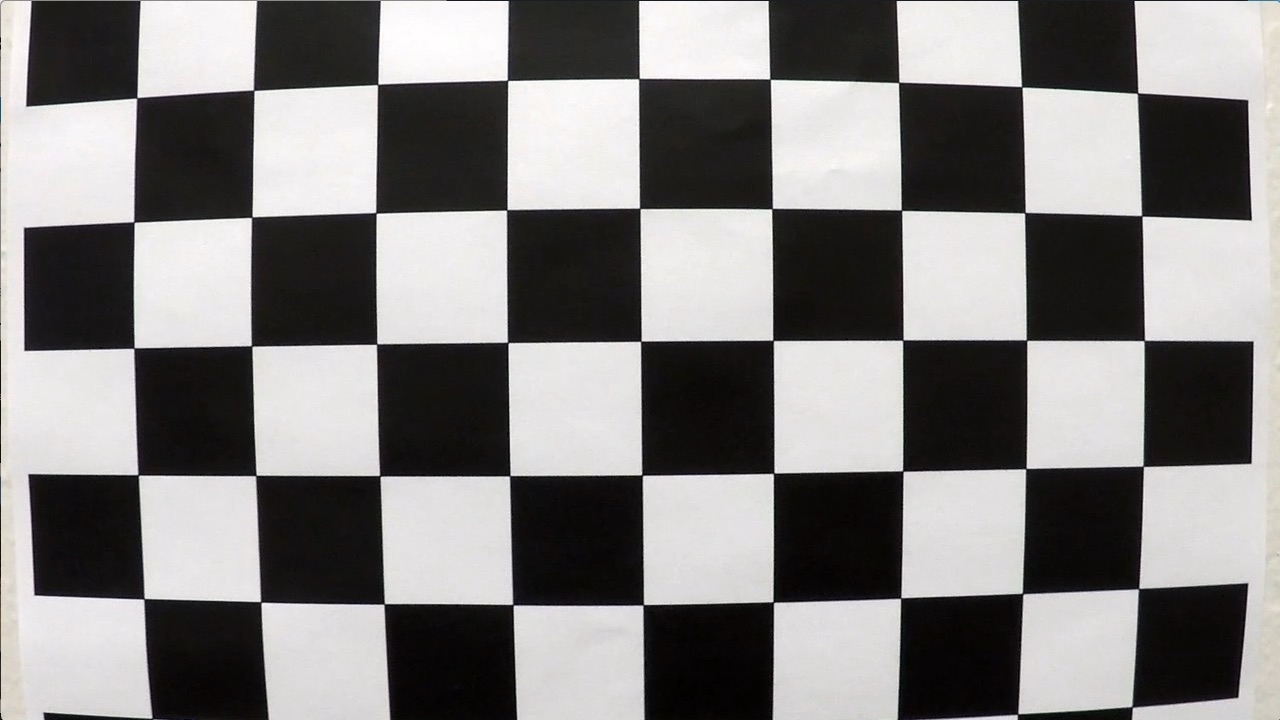
#> input picture lane_detection/camera_cal/calibration1.jpg, 1280 x 720 px
$ python -i lane.py   (imports and definitions only)   (older library calls are emulated)
#> lines starting #> are read from the running program, lines starting #| are printed output that depends on the picture; after the words box and inside, x2 and y2 are one past the last pixel; in counts of white or black regions, pixels touching at a corner belong together
### lane_detection/calibration.py
"""calibration.py: Calibration the cameras and save the calibration results."""

__author__ = "Junsheng Fu"
__email__ = "junsheng.fu@yahoo.com"
__date__ = "March 2017"

import numpy as np
import cv2
import glob
import pickle
import matplotlib.pyplot as plt
from os import path


# [53 lines left out: function calibrate_camera, not called in this run]


def load_calibration(calib_file):
    """

    :param calib_file:
    :return: mtx and dist
    """
#> called with calib_file = 'camera_cal/calibration_pickle.p'
    with open(calib_file, 'rb') as file:
        # print('load calibration data')
#> (reads lane_detection/camera_cal/calibration_pickle.p from the repository)
        data= pickle.load(file)
        mtx = data['mtx']       # calibration matrix
        dist = data['dist']     # distortion coefficients

    return mtx, dist


# [28 lines left out: function undistort_image, not called in this run]


# [7 lines that do not run on import are left out]

### lane_detection/lane.py
"""Departure Warning System with a Monocular Camera"""

__author__ = "Junsheng Fu"
__email__ = "junsheng.fu@yahoo.com"
__date__ = "March 2017"


import numpy as np
import cv2
import matplotlib.pyplot as plt
from timeit import default_timer as timer
from calibration import load_calibration
from copy import copy


class Lane():
    def __init__(self):
        # was the line detected in the last frame or not
        self.detected = False
        #x values for detected line pixels
        self.cur_fitx = None
        #y values for detected line pixels
        self.cur_fity = None
        # x values of the last N fits of the line
        self.prev_fitx = []
        #polynomial coefficients for the most recent fit
        self.current_poly = [np.array([False])]
        #best polynomial coefficients for the last iteration
        self.prev_poly = [np.array([False])]

    def average_pre_lanes(self):
        tmp = copy(self.prev_fitx)
        tmp.append(self.cur_fitx)
        self.mean_fitx = np.mean(tmp, axis=0)

    def append_fitx(self):
        if len(self.prev_fitx) == N:
            self.prev_fitx.pop(0)
        self.prev_fitx.append(self.mean_fitx)

    def process(self, ploty):
        self.cur_fity = ploty
        self.average_pre_lanes()
        self.append_fitx()
        self.prev_poly = self.current_poly


left_lane = Lane()
right_lane = Lane()
frame_width = 1280
frame_height = 720

LANEWIDTH = 3.7  # highway lane width in US: 3.7 meters
input_scale = 4
output_frame_scale = 4
N = 4 # buffer previous N lines

# fullsize:1280x720
x = [194, 1117, 705, 575]
y = [719, 719, 461, 461]
X = [290, 990, 990, 290]
Y = [719, 719, 0, 0]

src = np.floor(np.float32([[x[0], y[0]], [x[1], y[1]],[x[2], y[2]], [x[3], y[3]]]) / input_scale)
dst = np.floor(np.float32([[X[0], Y[0]], [X[1], Y[1]],[X[2], Y[2]], [X[3], Y[3]]]) / input_scale)

M = cv2.getPerspectiveTransform(src, dst)
M_inv = cv2.getPerspectiveTransform(dst, src)

# Only for creating the final video visualization
X_b = [574, 706, 706, 574]
Y_b = [719, 719, 0, 0]
src_ = np.floor(np.float32([[x[0], y[0]], [x[1], y[1]],[x[2], y[2]], [x[3], y[3]]]) / (input_scale*2))
dst_ = np.floor(np.float32([[X_b[0], Y_b[0]], [X_b[1], Y_b[1]],[X_b[2], Y_b[2]], [X_b[3], Y_b[3]]]) / (input_scale*2))
M_b = cv2.getPerspectiveTransform(src_, dst_)
# Only for creating the final video visualization

# Threshold for color and gradient thresholding
s_thresh, sx_thresh, dir_thresh, m_thresh, r_thresh = (120, 255), (20, 100), (0.7, 1.3), (30, 100), (200, 255)

# load the calibration
calib_file = 'camera_cal/calibration_pickle.p'
mtx, dist = load_calibration(calib_file)


# [124 lines left out: functions abs_sobel_thresh, mag_thresh, dir_threshold, gradient_pipeline, threshold_col_channel, find_edges, not called in this run]


def warper(img, M):

    # Compute and apply perspective transform
    img_size = (img.shape[1], img.shape[0])
    warped = cv2.warpPerspective(img, M, img_size, flags=cv2.INTER_NEAREST)  # keep same size as input image

    return warped


## fit the lane line
def full_search(binary_warped, visualization=False):

    histogram = np.sum(binary_warped[binary_warped.shape[0]//2:,:], axis=0)
    # Create an output image to draw on and  visualize the result
    out_img = np.dstack((binary_warped, binary_warped, binary_warped))*255
    out_img = out_img.astype('uint8')

    # Find the peak of the left and right halves of the histogram
    # These will be the starting point for the left and right lines
    midpoint = np.int(histogram.shape[0]/2)
    leftx_base = np.argmax(histogram[:midpoint])
    rightx_base = np.argmax(histogram[midpoint:]) + midpoint

    # Choose the number of sliding windows
    nwindows = 9
    # Set height of windows
    window_height = np.int(binary_warped.shape[0]/nwindows)
    # Identify the x and y positions of all nonzero pixels in the image
    nonzero = binary_warped.nonzero()

    nonzeroy = np.array(nonzero[0])
    nonzerox = np.array(nonzero[1])
    # Current positions to be updated for each window
    leftx_current = leftx_base
    rightx_current = rightx_base
    # Set the width of the windows +/- margin
    margin = np.floor(100/input_scale)
    # Set minimum number of pixels found to recenter window
    minpix = np.floor(50/input_scale)
    # Create empty lists to receive left and right lane pixel indices
    left_lane_inds = []
    right_lane_inds = []

    # Step through the windows one by one
    for window in range(nwindows):
        # Identify window boundaries in x and y (and right and left)
        win_y_low = binary_warped.shape[0] - (window+1)*window_height
        win_y_high = binary_warped.shape[0] - window*window_height
        win_xleft_low = leftx_current - margin
        win_xleft_high = leftx_current + margin
        win_xright_low = rightx_current - margin
        win_xright_high = rightx_current + margin
        # Draw the windows on the visualization image
        if visualization:
            cv2.rectangle(out_img,(int(win_xleft_low),int(win_y_low)),(int(win_xleft_high),int(win_y_high)),(0,255,0), 2)
            cv2.rectangle(out_img,(int(win_xright_low),int(win_y_low)),(int(win_xright_high),int(win_y_high)),(0,255,0), 2)

        # Identify the nonzero pixels in x and y within the window
        good_left_inds = ((nonzeroy >= win_y_low) & (nonzeroy < win_y_high) & (nonzerox >= win_xleft_low) & (nonzerox < win_xleft_high)).nonzero()[0]
        good_right_inds = ((nonzeroy >= win_y_low) & (nonzeroy < win_y_high) & (nonzerox >= win_xright_low) & (nonzerox < win_xright_high)).nonzero()[0]
        # Append these indices to the lists
        left_lane_inds.append(good_left_inds)
        right_lane_inds.append(good_right_inds)
        # If you found > minpix pixels, recenter next window on their mean position
        if len(good_left_inds) > minpix:
            leftx_current = np.int(np.mean(nonzerox[good_left_inds]))
        if len(good_right_inds) > minpix:
            rightx_current = np.int(np.mean(nonzerox[good_right_inds]))

    # Concatenate the arrays of indices
    left_lane_inds = np.concatenate(left_lane_inds)
    right_lane_inds = np.concatenate(right_lane_inds)

    # Extract left and right line pixel positions
    leftx = nonzerox[left_lane_inds]
    lefty = nonzeroy[left_lane_inds]
    rightx = nonzerox[right_lane_inds]
    righty = nonzeroy[right_lane_inds]

    # Fit a second order polynomial to each
    left_fit = np.polyfit(lefty, leftx, 2)
    right_fit = np.polyfit(righty, rightx, 2)
    # Visualization

    # Generate x and y values for plotting
    if visualization:
        ploty = np.linspace(0, binary_warped.shape[0]-1, binary_warped.shape[0])
        left_fitx = left_fit[0]*ploty**2 + left_fit[1]*ploty + left_fit[2]
        right_fitx = right_fit[0]*ploty**2 + right_fit[1]*ploty + right_fit[2]
        cv2.circle(out_img, (int(left_fitx[binary_warped.shape[0]-1]),binary_warped.shape[0]-1), 10, (255,255,255), 2)
        cv2.circle(out_img, (int(right_fitx[binary_warped.shape[0]-1]),binary_warped.shape[0]-1), 10, (255,255,255), 2)
        cv2.circle(out_img, (int(left_fitx[0]),0), 10, (255,255,255), 2)
        cv2.circle(out_img, (int(right_fitx[0]),0), 10, (255,255,255), 2)

        out_img[nonzeroy[left_lane_inds], nonzerox[left_lane_inds]] = [255, 0, 0]
        out_img[nonzeroy[right_lane_inds], nonzerox[right_lane_inds]] = [0, 0, 255]

        cv2.imshow("", out_img)
        cv2.waitKey(1)
        # [8 lines of commented-out code are left out]

    return left_fit, right_fit


# [57 lines left out: function window_search, not called in this run]


def measure_lane_curvature(ploty, leftx, rightx, visualization=False):

    leftx = leftx[::-1]  # Reverse to match top-to-bottom in y
    rightx = rightx[::-1]  # Reverse to match top-to-bottom in y

     # choose the maximum y-value, corresponding to the bottom of the image
    y_eval = np.max(ploty)

    # Define conversions in x and y from pixels space to meters
    ym_per_pix = 30/(frame_height/input_scale) # meters per pixel in y dimension
    xm_per_pix = LANEWIDTH/(700/input_scale) # meters per pixel in x dimension

    # Fit new polynomials to x,y in world space
    left_fit_cr = np.polyfit(ploty*ym_per_pix, leftx*xm_per_pix, 2)
    right_fit_cr = np.polyfit(ploty*ym_per_pix, rightx*xm_per_pix, 2)
    # Calculate the new radii of curvature
    left_curverad = ((1 + (2*left_fit_cr[0]*y_eval*ym_per_pix + left_fit_cr[1])**2)**1.5) / np.absolute(2*left_fit_cr[0])
    right_curverad = ((1 + (2*right_fit_cr[0]*y_eval*ym_per_pix + right_fit_cr[1])**2)**1.5) / np.absolute(2*right_fit_cr[0])
    # Now our radius of curvature is in meters
    # print(left_curverad, 'm', right_curverad, 'm')

    if leftx[0] - leftx[-1] > 50/input_scale:
        curve_direction = 'Left curve'
    elif leftx[-1] - leftx[0] > 50/input_scale:
        curve_direction = 'Right curve'
    else:
        curve_direction = 'Straight'

    return (left_curverad+right_curverad)/2.0, curve_direction


def off_center(left, mid, right):
    """

    :param left: left lane position
    :param mid:  car position
    :param right: right lane position
    :return: True or False, indicator of off center driving
    """
    a = mid - left
    b = right - mid
    width = right - left

    if a >= b:  # driving right off plus
        offset = a / width * LANEWIDTH - LANEWIDTH /2.0
    else:       # driving left off minus
        offset = LANEWIDTH /2.0 - b / width * LANEWIDTH

    return offset


def compute_car_offcenter(ploty, left_fitx, right_fitx, undist):

    # Create an image to draw the lines on
    height = undist.shape[0]
    width = undist.shape[1]

    # Recast the x and y points into usable format for cv2.fillPoly()
    pts_left = np.array([np.transpose(np.vstack([left_fitx, ploty]))])
    pts_right = np.array([np.flipud(np.transpose(np.vstack([right_fitx, ploty])))])
    pts = np.hstack((pts_left, pts_right))

    bottom_l = left_fitx[height-1] #为什么左边用最底的，右边用最上的？
    bottom_r = right_fitx[0]

    offcenter = off_center(bottom_l, width/2.0, bottom_r)

    return offcenter, pts


def create_output_frame(offcenter, pts, undist_ori, fps, curvature, curve_direction, binary_sub, threshold=0.6):
    """

    :param offcenter:
    :param pts:
    :param undist_ori:
    :param fps:
    :param threshold:
    :return:
    """

    undist_ori = cv2.resize(undist_ori, (0,0), fx=1/output_frame_scale, fy=1/output_frame_scale)
    w = undist_ori.shape[1]
    h = undist_ori.shape[0]

    undist_birdview = warper(cv2.resize(undist_ori, (0,0), fx=1/2, fy=1/2), M_b)

    color_warp = np.zeros_like(undist_ori).astype(np.uint8)

    # create a frame to hold every image
    whole_frame = np.zeros((int(h*2.5),int(w*2.34), 3), dtype=np.uint8)


    if abs(offcenter) > threshold:  # car is offcenter more than 0.6 m
        # Draw Red lane
        cv2.fillPoly(color_warp, np.int_([pts]), (255, 0, 0)) # red
    else: # Draw Green lane
        cv2.fillPoly(color_warp, np.int_([pts]), (0,255, 0))  # green

    newwarp = cv2.warpPerspective(color_warp, M_inv, (int(frame_width/input_scale), int(frame_height/input_scale)))

    # Combine the result with the original image    # result = cv2.addWeighted(undist, 1, newwarp, 0.3, 0)

    newwarp_ = cv2.resize(newwarp,None, fx=input_scale/output_frame_scale, fy=input_scale/output_frame_scale, interpolation = cv2.INTER_LINEAR)

    output = cv2.addWeighted(undist_ori, 1, newwarp_, 0.3, 0)

    ############## generate the combined output frame only for visualization purpose ################
    whole_frame[40:40+h, 20:20+w, :] = undist_ori
    whole_frame[40:40+h, 60+w:60+2*w, :] = output
    whole_frame[220+h//2:220+2*h//2, 20:20+w//2, :] = undist_birdview
    whole_frame[220+h//2:220+2*h//2, 40+w//2:40+w, 0] = cv2.resize((binary_sub*255).astype(np.uint8), (0,0), fx=1/2, fy=1/2)
    whole_frame[220+h//2:220+2*h//2, 40+w//2:40+w, 1] = cv2.resize((binary_sub*255).astype(np.uint8), (0,0), fx=1/2, fy=1/2)
    whole_frame[220+h//2:220+2*h//2, 40+w//2:40+w, 2] = cv2.resize((binary_sub*255).astype(np.uint8), (0,0), fx=1/2, fy=1/2)

    font = cv2.FONT_HERSHEY_SIMPLEX
    if offcenter >= 0:
        offset = offcenter
        direction = 'Right'
    elif offcenter < 0:
        offset = -offcenter
        direction = 'Left'

    info_road = "Road Status"
    info_lane = "Lane info: {0}".format(curve_direction)
    info_cur = "Curvature {:6.1f} m".format(curvature)
    info_offset = "Off center: {0} {1:3.1f}m".format(direction, offset)
    info_framerate = "{0:4.1f} fps".format(fps)
    info_warning = "Warning: offcenter > 0.6m (use higher threshold in real life)"

    cv2.putText(whole_frame, "Departure Warning System with a Monocular Camera", (23,25), font, 0.8, (255,255,0), 1, cv2.LINE_AA)
    cv2.putText(whole_frame, "Origin", (22,70), font, 0.6, (255,255,0), 1, cv2.LINE_AA)
    cv2.putText(whole_frame, "Augmented", (40+w+25,70), font, 0.6, (255,255,0), 1, cv2.LINE_AA)
    cv2.putText(whole_frame, "Bird's View", (22+30,70+35+h), font, 0.6, (255,255,0), 1, cv2.LINE_AA)
    cv2.putText(whole_frame, "Lanes", (22+225,70+35+h), font, 0.6, (255,255,0), 1, cv2.LINE_AA)
    cv2.putText(whole_frame, info_road, (40+w+50,70+35+h), font, 0.8, (255,255,0), 1,cv2.LINE_AA)
    cv2.putText(whole_frame, info_warning, (35+w,60+h), font, 0.4, (255,255,0), 1,cv2.LINE_AA)
    cv2.putText(whole_frame, info_lane, (40+w+50,70+35+40+h), font, 0.8, (255,255,0), 1,cv2.LINE_AA)
    cv2.putText(whole_frame, info_cur, (40+w+50,70+35+80+h), font, 0.8, (255,255,0), 1,cv2.LINE_AA)
    cv2.putText(whole_frame, info_offset, (40+w+50,70+35+120+h), font, 0.8, (255,255,0), 1,cv2.LINE_AA)
    cv2.putText(whole_frame, info_framerate, (40+w+250,70), font, 0.6, (255,255,0), 1,cv2.LINE_AA)

    return whole_frame


# [24 lines left out: function tracker, not called in this run]


def detector(binary_sub, ploty, visualization=False):

    left_fit, right_fit = full_search(binary_sub, visualization=visualization)
    left_fitx = left_fit[0] * ploty**2 + left_fit[1] * ploty + left_fit[2]
    right_fitx = right_fit[0] * ploty**2 + right_fit[1] * ploty + right_fit[2]
    std_value = np.std(right_fitx - left_fitx)
    if std_value < (85 /input_scale):
        left_lane.current_poly = left_fit
        right_lane.current_poly = right_fit
        left_lane.cur_fitx = left_fitx
        right_lane.cur_fitx = right_fitx
        left_lane.detected = True
        right_lane.detected = True
    else:
        left_lane.current_poly = left_lane.prev_poly
        right_lane.current_poly = right_lane.prev_poly
        if len(left_lane.prev_fitx) > 0:
            left_lane.cur_fitx = left_lane.prev_fitx[-1]
            right_lane.cur_fitx = right_lane.prev_fitx[-1]
        else:
            left_lane.cur_fitx = left_fitx
            right_lane.cur_fitx = right_fitx
        left_lane.detected = False
        right_lane.detected = False


def process_frame(img, visualization=False):

#> called with visualization = False
    start = timer()
    # resize the input image according to scale
    img_undist_ = cv2.undistort(img, mtx, dist, None, mtx)
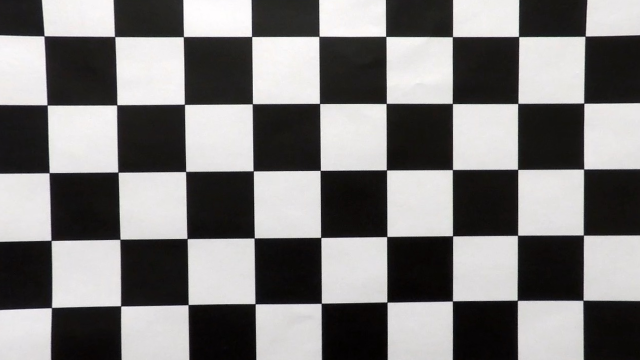
#> img_undist_: shape (720, 1280, 3) (shown at 1/2 size); mean R, G, B 125.3, 123.7, 123.3
    img_undist = cv2.resize(img_undist_, (0,0), fx=1/input_scale, fy=1/input_scale)
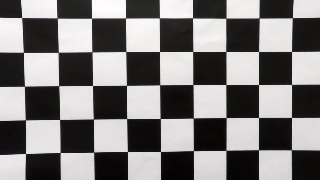
#> img_undist: shape (180, 320, 3); mean R, G, B 125.5, 123.9, 123.4

    # find the binary image of lane/edges
    #img_binary = find_edges(img_undist)
    img_binary = cv2.Canny(img_undist,50,100)
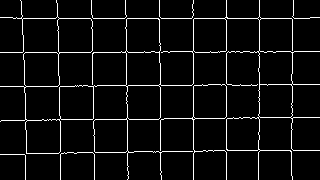
#> img_binary: shape (180, 320); 5.4% white in thin lines or dots
    # warp the image to bird view
    binary_warped = warper(img_binary, M)  # get binary image contains edges
#> in warper, `warped = cv2.warpPerspective(img, M, img_size, flags=cv2.INTER_NEAREST)`:
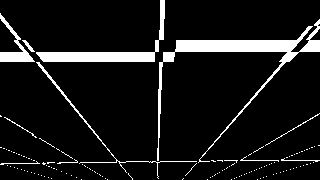
#> warped: shape (180, 320); 9.3% white; 133 white regions (122 under 20 px), largest, box (x1, y1, x2, y2) and area: (157, 19, 320, 163) 2516, (36, 0, 165, 62) 1395, (0, 13, 35, 62) 476
    # crop the binary image
    binary_sub = np.zeros_like(binary_warped)

    binary_sub[:, int(150/input_scale):int(-80/input_scale)]  = binary_warped[:, int(150/input_scale):int(-80/input_scale)]
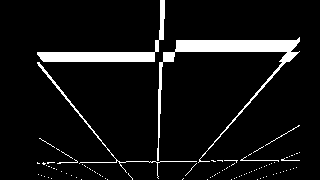
#> binary_sub: shape (180, 320); 7.5% white; 94 white regions (87 under 20 px), largest, box (x1, y1, x2, y2) and area: (157, 37, 300, 163) 2187, (37, 0, 165, 62) 1393, (37, 62, 197, 179) 392


    # start detector or tracker to find the lanes
    ploty = np.linspace(0, binary_warped.shape[0]-1, binary_warped.shape[0])
    if left_lane.detected:  # start tracker
        tracker(binary_sub, ploty, visualization)
    else:  # start detector
        detector(binary_sub, ploty, visualization)
#> (the rest of the program and of its run is left out)
